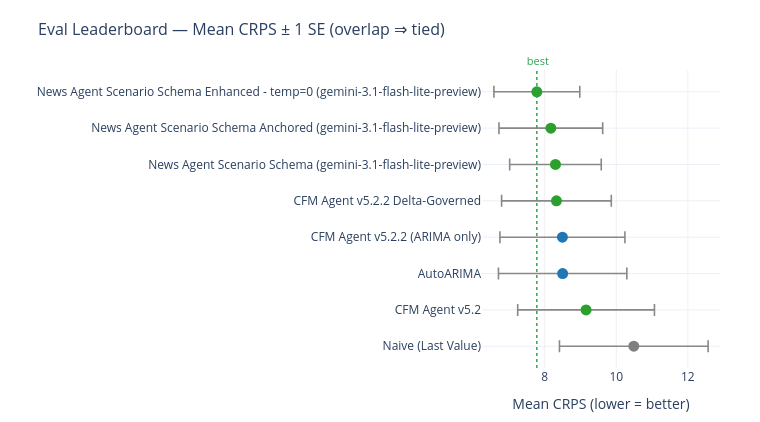

The notebook cell saved with this chart:
### Code cell
# Same leaderboard, now with a standard-error bar on each mean. If the bars of
# the top methods overlap, their ordering is not statistically distinguishable —
# the honest verdict when only a few origins have been scored.
viz.make_leaderboard_interval_chart(eval_board)

### Figure 1 — Plotly figure (JSON) as saved in the notebook; plotly's stock layout.template omitted (floating-point values rounded to 4 significant figures)
{"data": [{"error_x": {"array": [2.077, 1.912, 1.794, 1.747, 1.533, 1.28, 1.45, 1.2], "color": "#888888", "thickness": 1.6, "type": "data", "width": 6}, "hovertemplate": "%{y}<br>CRPS %{x:.3f} ± %{error_x.array:.3f}<extra></extra>", "marker": {"color": ["#7f7f7f", "#2ca02c", "#1f77b4", "#1f77b4", "#2ca02c", "#2ca02c", "#2ca02c", "#2ca02c"], "size": 11}, "mode": "markers", "showlegend": false, "type": "scatter", "x": [10.49, 9.155, 8.501, 8.494, 8.327, 8.3, 8.17, 7.779], "y": ["Naive (Last Value)", "CFM Agent v5.2", "AutoARIMA", "CFM Agent v5.2.2 (ARIMA only)", "CFM Agent v5.2.2 Delta-Governed", "News Agent Scenario Schema (gemini-3.1-flash-lite-preview)", "News Agent Scenario Schema Anchored (gemini-3.1-flash-lite-preview)", "News Agent Scenario Schema Enhanced - temp=0 (gemini-3.1-flash-lite-preview)"]}], "layout": {"annotations": [{"font": {"color": "#31a354", "size": 11}, "showarrow": false, "text": " best", "x": 7.779, "xanchor": "center", "xref": "x", "y": 1, "yanchor": "bottom", "yref": "y domain"}], "height": 422, "margin": {"b": 50, "l": 230, "r": 40, "t": 70}, "shapes": [{"line": {"color": "#31a354", "dash": "dot", "width": 1.5}, "type": "line", "x0": 7.779, "x1": 7.779, "xref": "x", "y0": 0, "y1": 1, "yref": "y domain"}], "title": {"font": {"size": 16}, "text": "Eval Leaderboard — Mean CRPS ± 1 SE (overlap ⇒ tied)"}, "width": 760, "xaxis": {"gridcolor": "#f0f0f0", "showgrid": true, "title": {"text": "Mean CRPS (lower = better)"}}, "yaxis": {"title": {"text": ""}}}}
